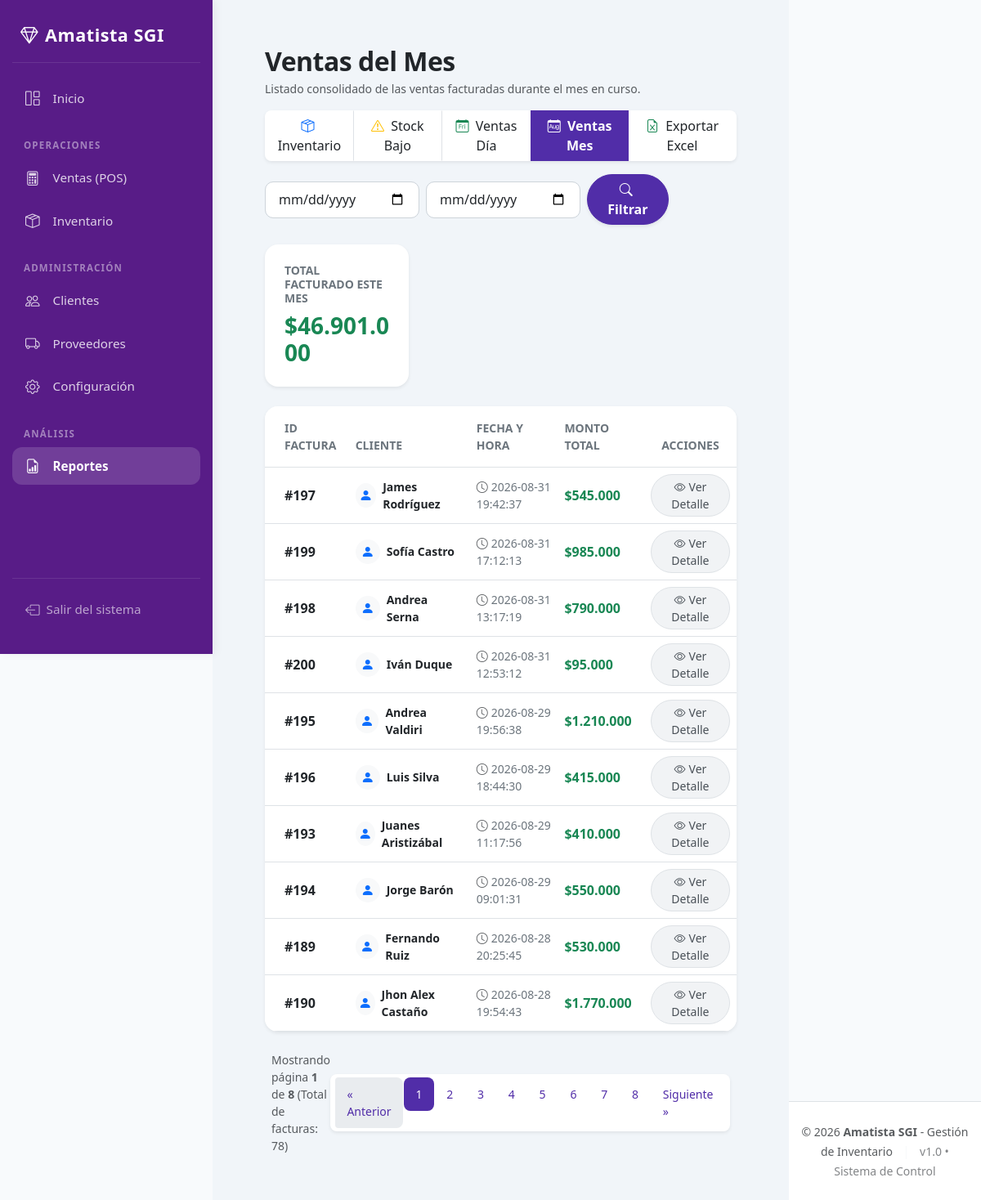
The app's page /modulos/reportes/ventas_mes.php (signed in) with its own data.
### tables this page shows
CREATE TABLE `ventas` (
  `id` int NOT NULL AUTO_INCREMENT,
  `id_cliente` int NOT NULL,
  `fecha` datetime NOT NULL,
  `total` decimal(10,2) NOT NULL,
  `estado` tinyint NOT NULL DEFAULT '1',
  `anulada_por` int DEFAULT NULL,
  `anulada_en` datetime DEFAULT NULL,
  `motivo_anulacion` varchar(255) DEFAULT NULL,
  PRIMARY KEY (`id`),
  KEY `fk_ventas_cliente` (`id_cliente`),
  KEY `fk_ventas_anulada_por` (`anulada_por`),
  CONSTRAINT `fk_ventas_anulada_por` FOREIGN KEY (`anulada_por`) REFERENCES `usuarios` (`id`),
  CONSTRAINT `fk_ventas_cliente` FOREIGN KEY (`id_cliente`) REFERENCES `clientes` (`id`)
);

CREATE TABLE `clientes` (
  `id` int NOT NULL AUTO_INCREMENT,
  `nombre` varchar(100) DEFAULT NULL,
  `telefono` varchar(20) DEFAULT NULL,
  `email` varchar(100) DEFAULT NULL,
  `estado` tinyint NOT NULL DEFAULT '1',
  `eliminado_por` int DEFAULT NULL,
  `eliminado_en` datetime DEFAULT NULL,
  `motivo_eliminacion` varchar(255) DEFAULT NULL,
  PRIMARY KEY (`id`),
  KEY `fk_clientes_eliminado_por` (`eliminado_por`),
  CONSTRAINT `fk_clientes_eliminado_por` FOREIGN KEY (`eliminado_por`) REFERENCES `usuarios` (`id`)
);

### modulos/reportes/ventas_mes.php (the view, shortened to what this page needs)
<?php
include("../../conexion.php");
include("../../includes/header.php");
$mes = date("m");
$anio = date("Y");
$por_pagina = 10;
$pagina_actual = isset($_GET['pagina']) ? (int)$_GET['pagina'] : 1;
$offset = ($pagina_actual - 1) * $por_pagina;
$query_conteo = "SELECT COUNT(*) as total FROM ventas WHERE MONTH(fecha)='$mes' AND YEAR(fecha)='$anio' AND estado = 1";
$res_conteo = mysqli_query($conexion, $query_conteo);
$fila_conteo = mysqli_fetch_assoc($res_conteo);
$total_registros = $fila_conteo['total'];
$total_paginas = ceil($total_registros / $por_pagina);
$ventas = mysqli_query($conexion, "
    SELECT ventas.*, clientes.nombre
    FROM ventas
    JOIN clientes ON ventas.id_cliente = clientes.id
    WHERE MONTH(ventas.fecha)='$mes'
    AND YEAR(ventas.fecha)='$anio'
    AND ventas.estado = 1
    ORDER BY ventas.fecha DESC
    LIMIT $por_pagina OFFSET $offset
");
$total_mes_query = mysqli_query($conexion, "SELECT SUM(total) as total_mes FROM ventas WHERE MONTH(fecha)='$mes' AND YEAR(fecha)='$anio' AND estado = 1");
$total_mes_data = mysqli_fetch_assoc($total_mes_query);
$total_mes = $total_mes_data['total_mes'] ?? 0;
?>
<div class="container-fluid px-4 py-3">
    <div class="d-flex justify-content-between align-items-center mb-3">
        <div>
            <h2 class="fw-bold mb-1 text-dark" style="letter-spacing: -0.5px;">Ventas del Mes</h2>
            <p class="text-muted small mb-0">Listado consolidado de las ventas facturadas durante el mes en curso.</p>
        </div>
    </div>
    <div class="d-flex justify-content-between align-items-center mb-4 flex-wrap gap-3">
        <div class="btn-group shadow-sm rounded-3 overflow-hidden">
            <a href="inventario.php" class="btn btn-white bg-white text-dark"><i class="bi bi-box-seam text-primary me-1"></i> Inventario</a>
            <a href="stock_bajo.php" class="btn btn-white bg-white border-start text-dark"><i class="bi bi-exclamation-triangle text-warning me-1"></i> Stock Bajo</a>
            <a href="ventas_dia.php" class="btn btn-white bg-white border-start text-dark"><i class="bi bi-calendar-day text-success me-1"></i> Ventas Día</a>
            <a href="ventas_mes.php" class="btn btn-amatista-primary active"><i class="bi bi-calendar-month me-1"></i> Ventas Mes</a>
            <a href="exportar_excel.php" class="btn btn-white bg-white border-start text-dark"><i class="bi bi-file-earmark-excel text-success me-1"></i> Exportar Excel</a>
        </div>
        <form method="GET" action="ventas_filtro.php" class="d-flex gap-2 align-items-center">
            <input type="date" name="fecha_inicio" class="form-control form-control-custom" required>
            <input type="date" name="fecha_fin" class="form-control form-control-custom" required>
            <button type="submit" class="btn btn-amatista-primary rounded-pill px-4 shadow-sm"><i class="bi bi-search me-1"></i> Filtrar</button>
        </form>
    </div>
    <div class="row mb-4">
        <div class="col-md-4">
            <div class="card card-custom shadow-sm border-start border-4 border-success p-2">
                <div class="card-body">
                    <h6 class="text-secondary text-uppercase small fw-bold mb-2">Total Facturado este Mes</h6>
                    <h3 class="fw-bold text-success mb-0">$<?php echo number_format($total_mes, 0, ",", "."); ?></h3>
                </div>
            </div>
        </div>
    </div>
    <div class="card card-custom shadow-sm overflow-hidden mb-4">
        <div class="table-responsive">
            <table class="table align-middle mb-0 table-hover">
                <thead>
                    <tr class="table-custom-header border-bottom">
                        <th class="ps-4 py-3 border-0 small text-uppercase text-secondary">ID Factura</th>
                        <th class="py-3 border-0 small text-uppercase text-secondary">Cliente</th>
                        <th class="py-3 border-0 small text-uppercase text-secondary">Fecha y Hora</th>
                        <th class="py-3 border-0 small text-uppercase text-secondary">Monto Total</th>
                        <th class="text-center py-3 border-0 small text-uppercase text-secondary">Acciones</th>
                    </tr>
                </thead>
                <tbody>
                    <?php if (mysqli_num_rows($ventas) > 0) { ?>
                        <?php while($v = mysqli_fetch_array($ventas)){ ?>
                        <tr class="border-bottom">
                            <td class="ps-4 fw-bold text-dark">#<?php echo htmlspecialchars($v['id']); ?></td>
                            <td>
                                <div class="d-flex align-items-center">
                                    <div class="rounded-circle d-flex align-items-center justify-content-center me-2 bg-light text-primary" style="width: 30px; height: 30px;"><i class="bi bi-person-fill"></i></div>
                                    <span class="fw-semibold text-dark small"><?php echo htmlspecialchars($v['nombre']); ?></span>
                                </div>
                            </td>
                            <td class="small text-secondary"><i class="bi bi-clock me-1 text-muted"></i><?php echo htmlspecialchars($v['fecha']); ?></td>
                            <td class="fw-bold text-success">$<?php echo number_format($v['total'], 0, ",", "."); ?></td>
                            <td class="text-center">
                                <a href="../ventas/ver_detalle.php?id=<?php echo $v['id']; ?>" class="btn btn-sm btn-amatista-secondary rounded-pill px-3 py-1"><i class="bi bi-eye me-1"></i>Ver Detalle</a>
                            </td>
                        </tr>
                        <?php } ?>
                    <?php } ?>
                </tbody>
            </table>
        </div>
    </div>
    <?php if($total_paginas > 1): ?>
        <div class="d-flex justify-content-between align-items-center px-2">
            <div class="text-muted small">
                Mostrando página <strong><?php echo $pagina_actual; ?></strong> de <strong><?php echo $total_paginas; ?></strong> (Total de facturas: <?php echo $total_registros; ?>)
            </div>
            <nav>
                <ul class="pagination pagination-sm mb-0 shadow-sm rounded-3 bg-white p-1">
                    <li class="page-item <?php echo ($pagina_actual <= 1) ? 'disabled' : ''; ?>">
                        <a class="page-link" href="?pagina=<?php echo $pagina_actual - 1; ?>">&laquo; Anterior</a>
                    </li>
                    <?php for($i = 1; $i <= $total_paginas; $i++): ?>
                        <li class="page-item <?php echo ($pagina_actual == $i) ? 'active' : ''; ?>">
                            <a class="page-link" href="?pagina=<?php echo $i; ?>"><?php echo $i; ?></a>
                        </li>
                    <?php endfor; ?>
                    <li class="page-item <?php echo ($pagina_actual >= $total_paginas) ? 'disabled' : ''; ?>">
                        <a class="page-link" href="?pagina=<?php echo $pagina_actual + 1; ?>">Siguiente &raquo;</a>
                    </li>
                </ul>
            </nav>
        </div>
    <?php endif; ?>
</div>
<?php include("../../includes/footer.php"); ?>

### includes/header.php (style rules this page uses)
:root { --sidebar-width: 260px; --amatista-primary: #581c87; --amatista-hover: rgba(255, 255, 255, 0.08); --amatista-active: rgba(255, 255, 255, 0.15); }
body { background-color: #f8fafc; margin: 0; display: flex; min-height: 100vh; font-family: 'Segoe UI', system-ui, -apple-system, sans-serif; }

### modulos/reportes/ventas_mes.php (style rules this page uses)
:root { --primary-color: #512da8; --primary-hover: #432293; --border-radius-card: 16px; }
.btn-amatista-primary { background-color: var(--primary-color) !important; border-color: var(--primary-color) !important; color: #ffffff !important; font-weight: 600; }
.btn-amatista-secondary { background-color: #f1f3f5 !important; border: 1px solid #dee2e6 !important; color: #495057 !important; }
.card-custom { border-radius: var(--border-radius-card) !important; border: none !important; background-color: #ffffff; }
.form-control-custom { border-radius: 10px !important; border: 1px solid #ced4da !important; padding: 0.6rem 1rem; }
.table-custom-header { background-color: #f8f9fa !important; color: #495057; font-weight: 600; }
.pagination .page-link { color: var(--primary-color); border: none; padding: 0.6rem 0.9rem; margin: 0 2px; border-radius: 8px; }
.pagination .page-item.active .page-link { background-color: var(--primary-color) !important; color: #fff !important; }

### records on screen
ventas: id "197", id_cliente.nombre "James Rodríguez", fecha "2026-08-31 19:42:37", total "545.000"
ventas: id "199", id_cliente.nombre "Sofía Castro", fecha "2026-08-31 17:12:13", total "985.000"
ventas: id "198", id_cliente.nombre "Andrea Serna", fecha "2026-08-31 13:17:19", total "790.000"
ventas: id "200", id_cliente.nombre "Iván Duque", fecha "2026-08-31 12:53:12", total "95.000"
ventas: id "195", id_cliente.nombre "Andrea Valdiri", fecha "2026-08-29 19:56:38", total "1.210.000"
ventas: id "196", id_cliente.nombre "Luis Silva", fecha "2026-08-29 18:44:30", total "415.000"
ventas: id "193", id_cliente.nombre "Juanes Aristizábal", fecha "2026-08-29 11:17:56", total "410.000"
ventas: id "194", id_cliente.nombre "Jorge Barón", fecha "2026-08-29 09:01:31", total "550.000"
ventas: id "189", id_cliente.nombre "Fernando Ruiz", fecha "2026-08-28 20:25:45", total "530.000"
ventas: id "190", id_cliente.nombre "Jhon Alex Castaño", fecha "2026-08-28 19:54:43", total "1.770.000"

### other values on screen
$total_mes "46.901.000"
$pagina_actual "1"
$total_paginas "8"
$total_registros "78"
